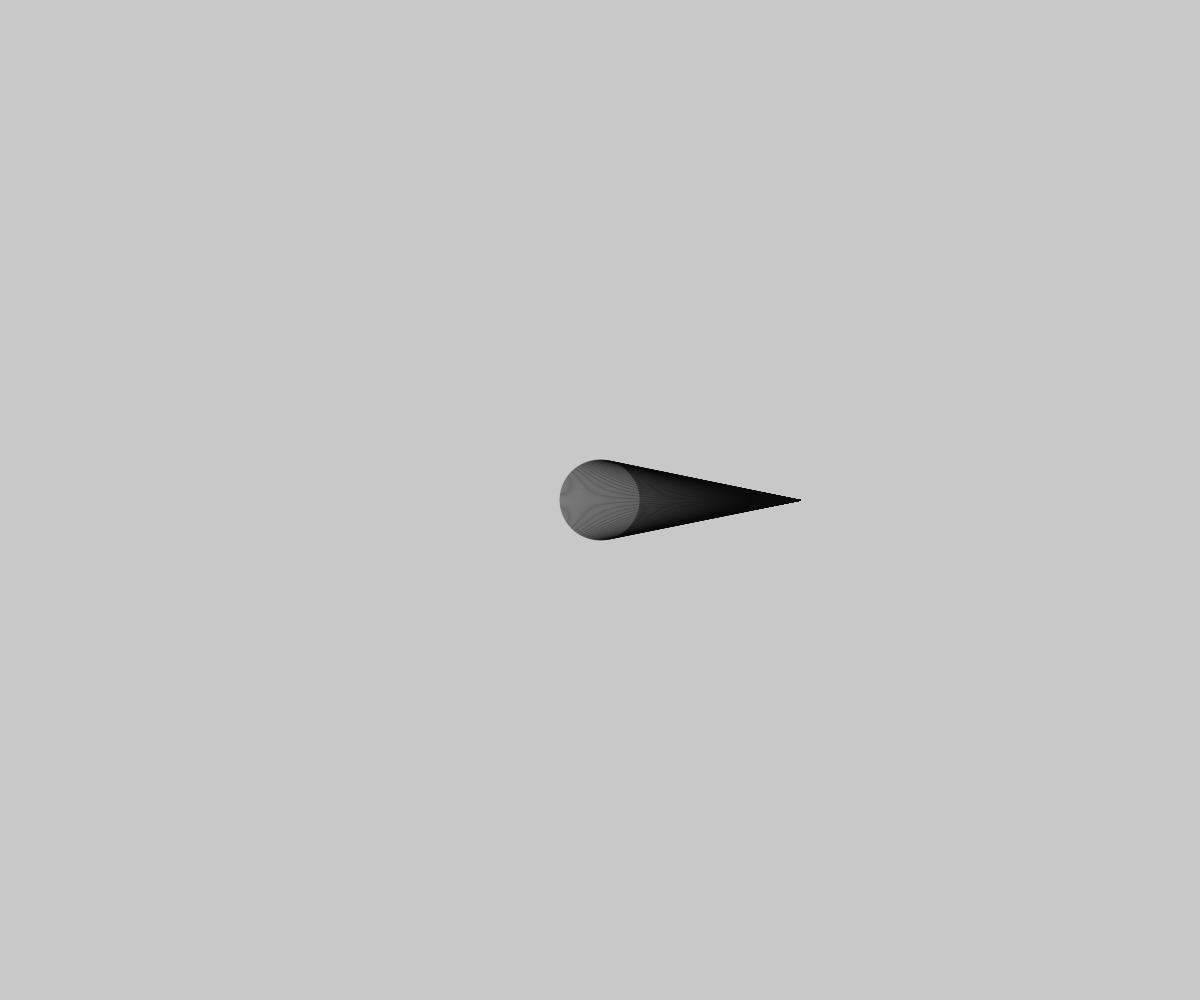
Frame 1 (no input)
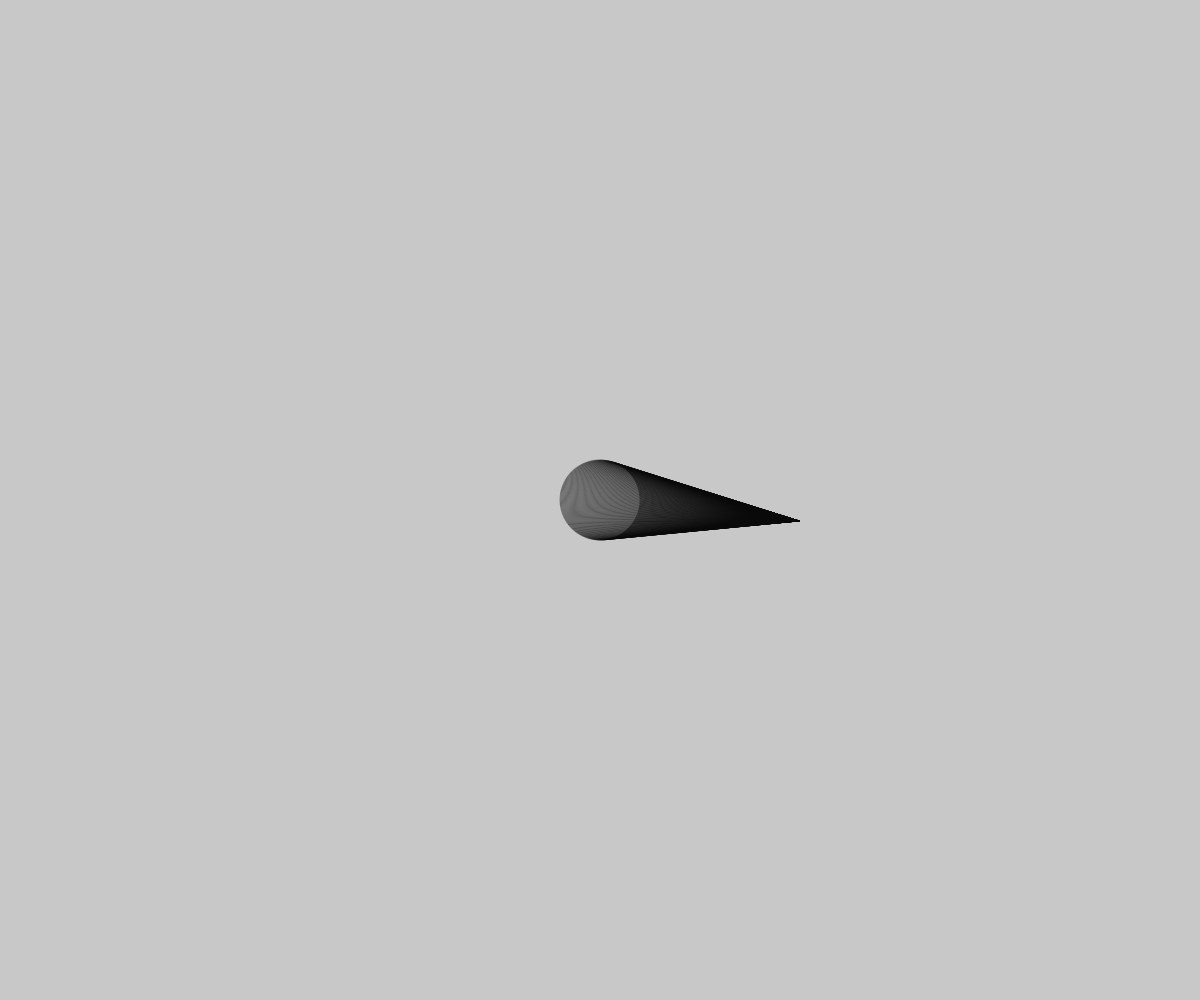
Frame 60 (no input)
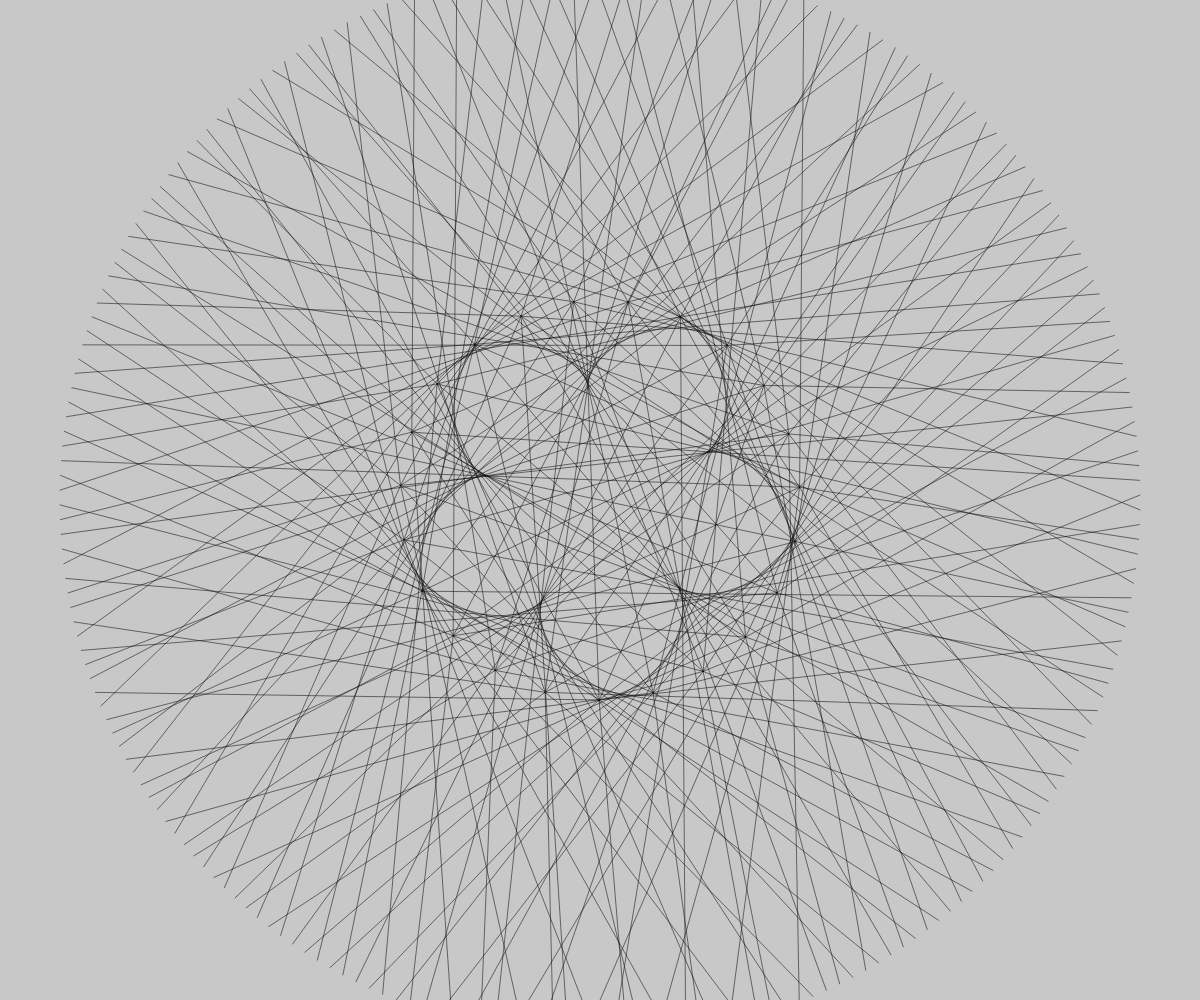
Frame 120 (the mouse pressed at the canvas centre since frame 60)

The p5.js sketch that drew these frames (run headless with seeded random() and noise() and a simulated clock; from frame 60 on, the mouse is pressed at the canvas centre):

// p5.js sketch
// ── sketch.js
var rotation = 0;

function setup() {
  createCanvas(windowWidth, windowHeight);
  angleMode(DEGREES);
}

function draw() {
  background(200);

  translate(width / 2, height / 2);
  let steps = 230;
  let angleSteps = 360 / steps;

  rotation += 0.1;
  rotate(rotation);

  let innerradius = 200;
  let outerradius = 40 + mouseY;
  let skew = mouseX;

  for (let angle = 0; angle < 360; angle += angleSteps) {
    let xpos = cos(angle * skew) * innerradius;
    let ypos = sin(angle * skew) * innerradius;
    let xpos2 = cos(angle) * outerradius;
    let ypos2 = sin(angle) * outerradius;

    stroke(10);
    strokeWeight(0.5);
    line(xpos, ypos, xpos2, ypos2);
  }
}

// ── AlgorithmicPatterns.html
<!doctype html>

<html lang="en">

<head>


    <title>Patterns</title>
    <link rel="stylesheet" href="styles.css">
    <script src="https://cdn.jsdelivr.net/npm/p5@1.0.0/lib/p5.js"></script>
    <script src="sketch.js"></script>


</head>

<body>




</body>

</html>
